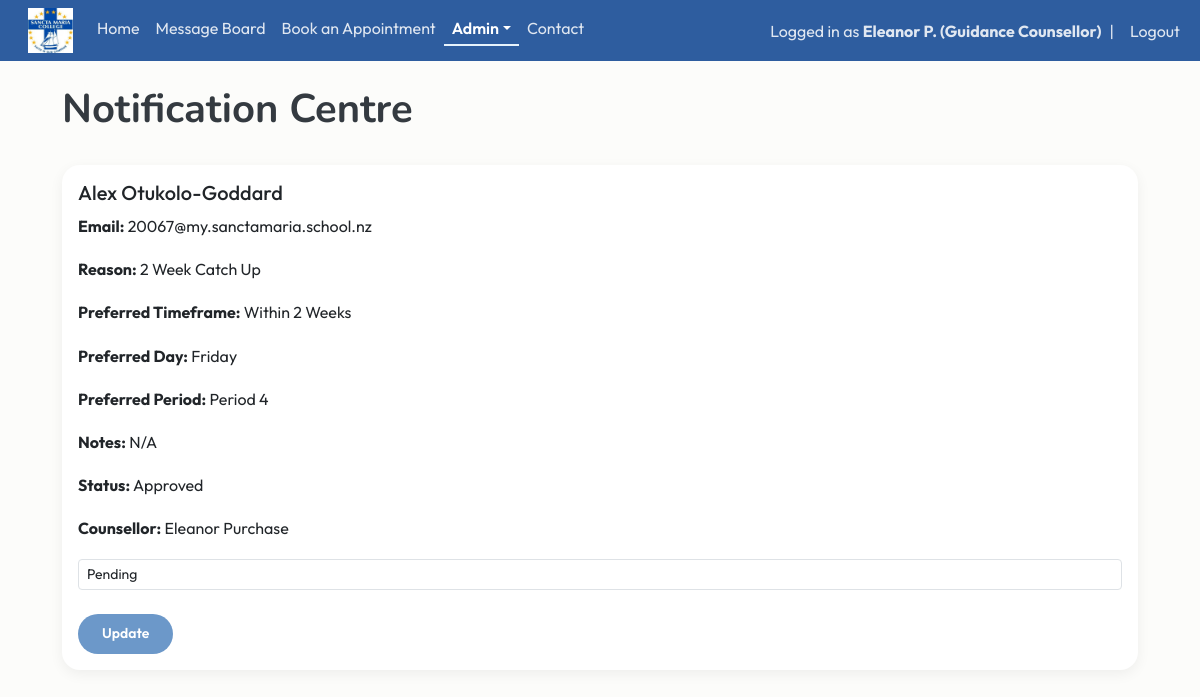
The app's page /notifications (signed in), older data.
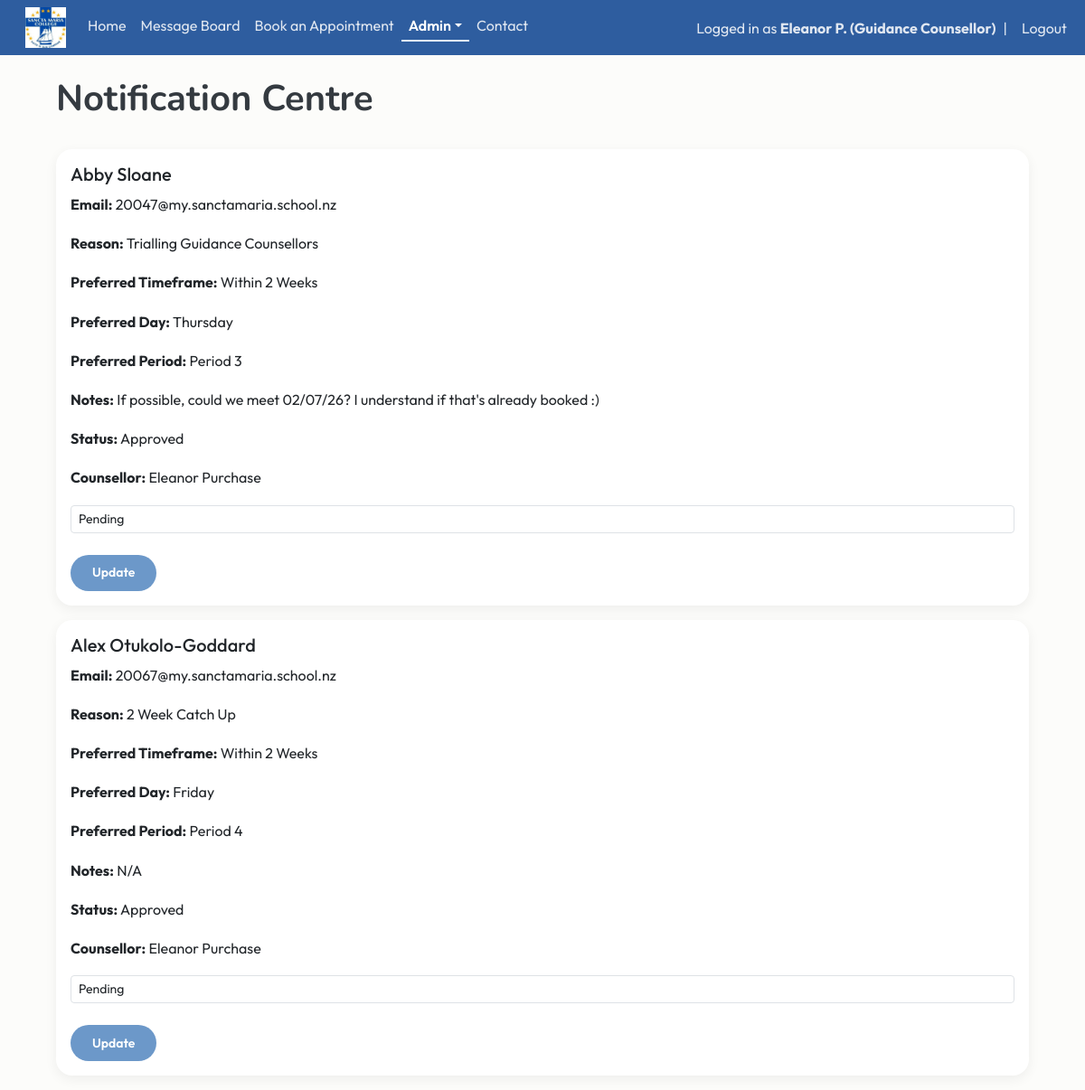
The same page, newer data.
### website/models.py (models this page shows)
class User(db.Model, UserMixin):
    id = db.Column(db.Integer, primary_key=True)
    email = db.Column(db.String(150), unique=True)
    fname = db.Column(db.String(20))
    lname = db.Column(db.String(20))
    username = db.Column(db.String(150), unique=True)
    role = db.Column(db.String(150))
    password = db.Column(db.String(150))
    date_created = db.Column(db.DateTime(timezone=True), default=func.now())
    posts = db.relationship('Post', backref='user', passive_deletes=True)
    comments = db.relationship('Comment', backref='user', passive_deletes=True)
    likes = db.relationship('Like', backref='user', passive_deletes=True)
    appointments = db.relationship('Appointment', foreign_keys="Appointment.counsellor_id", back_populates="counsellor")

class Appointment(db.Model):
    id = db.Column(db.Integer, primary_key=True)
    student_id = db.Column(db.Integer, db.ForeignKey('user.id'), nullable=False)
    counsellor_id = db.Column(db.Integer, db.ForeignKey('user.id'), nullable=True)
    reason = db.Column(db.String(200))
    urgency = db.Column(db.String(50))
    preferred_day = db.Column(db.String(20))
    preferred_period = db.Column(db.String(20))
    notes = db.Column(db.Text)
    status = db.Column(db.String(50), default="Pending")
    date_created = db.Column(db.DateTime(timezone=True), default=func.now())
    student = db.relationship('User', foreign_keys=[student_id])
    counsellor = db.relationship('User', foreign_keys=[counsellor_id], back_populates="appointments")

### website/views.py (the view)
@views.route("/notifications")
@login_required
def notifications():
    if current_user.role != "Guidance Counsellor":
        flash("Access Denied", category="error")
        return redirect(url_for("views.home"))
    appointments = Appointment.query.filter((Appointment.counsellor_id == current_user.id) | (Appointment.counsellor_id == None)
                                            ).order_by(Appointment.date_created.desc()).all()
    return render_template("notifications.html", user=current_user, appointments=appointments)

### website/__init__.py (called while the page is built)
def create_app():
    app = Flask(__name__)
    app.config['SECRET_KEY'] = "DQiAlMIU5u5eeLDw4KPMHx4d"
    app.config['SQLALCHEMY_DATABASE_URI'] = f'sqlite:///{DB_NAME}'
    db.init_app(app)
    from .views import views
    from .auth import auth
    app.register_blueprint(views, url_prefix="/")
    app.register_blueprint(auth, url_prefix="/")
    from .models import User, Post
    with app.app_context():
        db.create_all()
    login_manager = LoginManager()
    login_manager.login_view = "auth.login"
    login_manager.init_app(app)
    @login_manager.user_loader
    def load_user(id):
        return User.query.get(int(id))
    return app

### website/templates/notifications.html (shortened to what this page needs)
{% extends "template.html"%} {% block title %} Notification Centre {% endblock %}
{% block content%}
<div class="container">
    <br/>
    <h1>{% block header %} Notification Centre {% endblock %}</h1>
    <br/>
    {% for appointment in appointments %}
    <div class="card mb-3">
        <div class="card-body">
            <h5>{{ appointment.student.fname }} {{ appointment.student.lname }}</h5>
            <p>
                <b>Email:</b>
                {{ appointment.student.email }}
            </p>
            <p><b>Reason:</b> {{ appointment.reason }}</p>
            <p><b>Preferred Timeframe:</b> {{ appointment.urgency }}</p>
            <p><b>Preferred Day:</b> {{ appointment.preferred_day }}</p>
            <p><b>Preferred Period:</b> {{ appointment.preferred_period }}</p>
            <p><b>Notes:</b> {{ appointment.notes or "N/A" }}</p>
            <p>
                <b>Status:</b> {{ appointment.status }}
            </p>
            <p>
                <b>Counsellor:</b>
                {% if appointment.counsellor %}
                    {{ appointment.counsellor.fname }} {{ appointment.counsellor.lname }}
                {% else %}
                    <em>Unassigned</em>
                {% endif %}
            </p>
            {% if appointment.counsellor_id == current_user.id %}
            <form method="POST" action="/update-appointment-status/{{ appointment.id }}">
                <select name="status" class="form-control form-control-sm">
                    <option value="Pending">Pending</option>
                </select>
                <br/>
                <button class="btn btn-success btn-sm">Update</button>
            </form>
            {% endif %}
        </div>
    </div>
    {% endfor %}
</div>
{% endblock %}

### website/templates/template.html (shortened to what this page needs)
<!DOCTYPE html>
<html>
    <head>
        <link href="https://cdn.jsdelivr.net/npm/bootstrap@5.3.8/dist/css/bootstrap.min.css" rel="stylesheet">
        <link rel="stylesheet" type="text/css" href="{{ url_for('static', filename='main.css') }}">
    </head>
    <body>
        <nav class="navbar navbar-expand-lg">
            <div class="container-fluid">
              <div class="collapse navbar-collapse" id="navbarSupportedContent">
                <ul class="navbar-nav me-auto mb-2 mb-lg-0">
                  <li class="nav-item">
                      <a class="navbar-brand" href="/home">
                          <img src="{{ url_for('static', filename='img/schoollogo.jpg') }}" width="45px" height="45px">
                      </a>
                  </li>
                  <li class="nav-item">
                      <a class="nav-link {% if request.path == '/home' %}active{% endif %}" href="/home">Home</a>
                  </li>
                  {% if user.is_authenticated %}
                  <li class="nav-item">
                    <a class="nav-link {% if request.path == '/blog' %}active{% endif %}" href="/blog">Message Board</a>
                  </li>
                  <li class="nav-item">
                      <a class="nav-link {% if request.path == '/book-appointment' %}active{% endif %}" href="/book-appointment">Book an Appointment</a>
                  </li>
                  {% if current_user.role == "Guidance Counsellor" %}
                  <li class="nav-item dropdown">
                    <a class="nav-link dropdown-toggle {% if request.path in ['/notifications', '/permissions'] %}active{% endif %}" href="#" role="button" data-bs-toggle="dropdown" aria-expanded="false">Admin</a>
                  </li>
                  {% endif %}
                  {% endif %}
                  <li class="nav-item">
                      <a class="nav-link {% if request.path == '/contact' %}active{% endif %}" href="/contact">Contact</a>
                  </li>
                </ul>
                <ul class="navbar-nav ms-auto align-items-center">
                {% if user.is_authenticated %}
                <li class="nav-item">
                    <span class="navbar-text">
                        Logged in as <strong>{{ user.fname }} {{ user.lname[0] }}. ({{ user.role }})</strong>
                    </span>
                </li>
                <li class="nav-item mx-2">
                    <span class="navbar-text">|</span>
                </li>
                <li class="nav-item">
                    <a class="nav-link py-0" href="/logout">Logout</a>
                </li>
                {% endif %}
                </ul>
              </div>
            </div>
          </nav>
        <main>{% block content %} {% endblock %}</main>
      </body>
</html>

### website/static/main.css (style rules this page uses)
:root { --navy: #2E5D9F; --blue: #5D8CC7; --seafoam: #e7f3fc; --light-blue: #F5FAFE; --cream: #FCFCFA; --text: #343A40; --danger: #C86B6B; --radius: 18px; --section-padding: 6rem; }
.navbar { background-color:var(--navy); }
.navbar .nav-link, .navbar .navbar-text { color: rgba(255,255,255,0.85); transition: 0.2s ease; }
.navbar .nav-link.active { color: #FFFFFF; font-weight: 600; border-bottom: 2px solid var(--seafoam); padding-bottom: 4px; }
body { background-color: var(--cream); color: var(--text); font-family: 'Outfit', Arial, sans-serif; }
h1,h2,h3 { font-family: 'Nunito', Arial, sans-serif; font-weight: 700; }
p { line-height:1.7; }
.container { max-width: 1100px; }
.card { border: none; border-radius: var(--radius); box-shadow: 0 4px 14px rgba(0,0,0,0.06); transition: transform 0.25s ease, box-shadow 0.25s ease; }
.btn { border-radius: 30px; padding: .6rem 1.5rem; font-weight: 600; transition: .25s ease; }
.btn-success { background:#6C98C9; border:none; }

Row changes from the older to the newer data that the page shows:
added Appointment: student.fname "Abby", student.lname "Sloane", student.email "20047@my.sanctamaria.school.nz", reason "Trialling Guidance Counsellors", urgency "Within 2 Weeks", preferred_day "Thursday", preferred_period "Period 3", notes "If possible, could we meet 02/07/26? I understand if that's already booked :)", status "Approved", counsellor.fname "Eleanor", counsellor.lname "Purchase"
